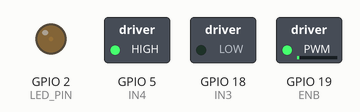
A sketch run on a simulated ESP32. Parts: switched loads named in the sketch (green lamp = pin HIGH), output pins drawn as LEDs (lit = HIGH).

Above: at 0.05 s.
At 0.95 s:
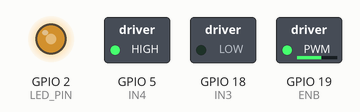
At 1.4 s:
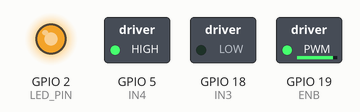
At 2.75 s:
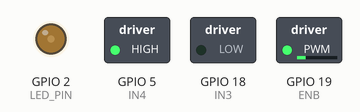
Timing chart, 0 to 7.0 s (numbered marks = the images above):
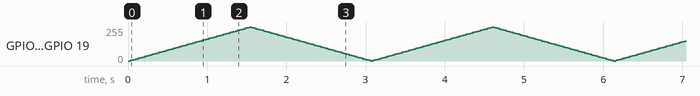

The sketch:

variableMotor.ino
```cpp
/*
Demonstrate variable speed by using LED software fade
functions
 */


#define IN1 0
#define IN2 4

#define IN3 18
#define IN4 5


// use first channel of 16 channels (started from zero)
#define LEDC_CHANNEL_0     0
#define LEDC_CHANNEL_1     1

// use 13 bit precission for LEDC timer
#define LEDC_TIMER_13_BIT  13

// use 5000 Hz as a LEDC base frequency
#define LEDC_BASE_FREQ     5000

// fade LED PIN (replace with LED_BUILTIN constant for built-in LED)
#define LED_PIN            2
#define ENB     19

int brightness = 0;    // how bright the LED is
int fadeAmount = 5;    // how many points to fade the LED by

// Arduino like analogWrite
// value has to be between 0 and valueMax
void ledcAnalogWrite(uint8_t channel, uint32_t value, uint32_t valueMax = 255) {
  // calculate duty, 8191 from 2 ^ 13 - 1
  uint32_t duty = (8191 / valueMax) * min(value, valueMax);

  // write duty to LEDC
  ledcWrite(channel, duty);
}

void setup() {
  // Setup timer and attach timer to a led pin
  ledcSetup(LEDC_CHANNEL_0, LEDC_BASE_FREQ, LEDC_TIMER_13_BIT);
  ledcAttachPin(LED_PIN, LEDC_CHANNEL_0);

  ledcSetup(LEDC_CHANNEL_1, LEDC_BASE_FREQ, LEDC_TIMER_13_BIT);
  ledcAttachPin(ENB, LEDC_CHANNEL_1);


  pinMode(IN3,OUTPUT);
  pinMode(IN4,OUTPUT);
  digitalWrite(IN3,LOW);
  digitalWrite(IN4,HIGH);
}

void loop() {
  // set the brightness on LEDC channel 0
  ledcAnalogWrite(LEDC_CHANNEL_0, brightness);
    ledcAnalogWrite(LEDC_CHANNEL_1, brightness);


  // change the brightness for next time through the loop:
  brightness = brightness + fadeAmount;

  // reverse the direction of the fading at the ends of the fade:
  if (brightness <= 0 || brightness >= 255) {
    fadeAmount = -fadeAmount;
  }
  // wait for 30 milliseconds to see the dimming effect
  delay(30);
}
```
